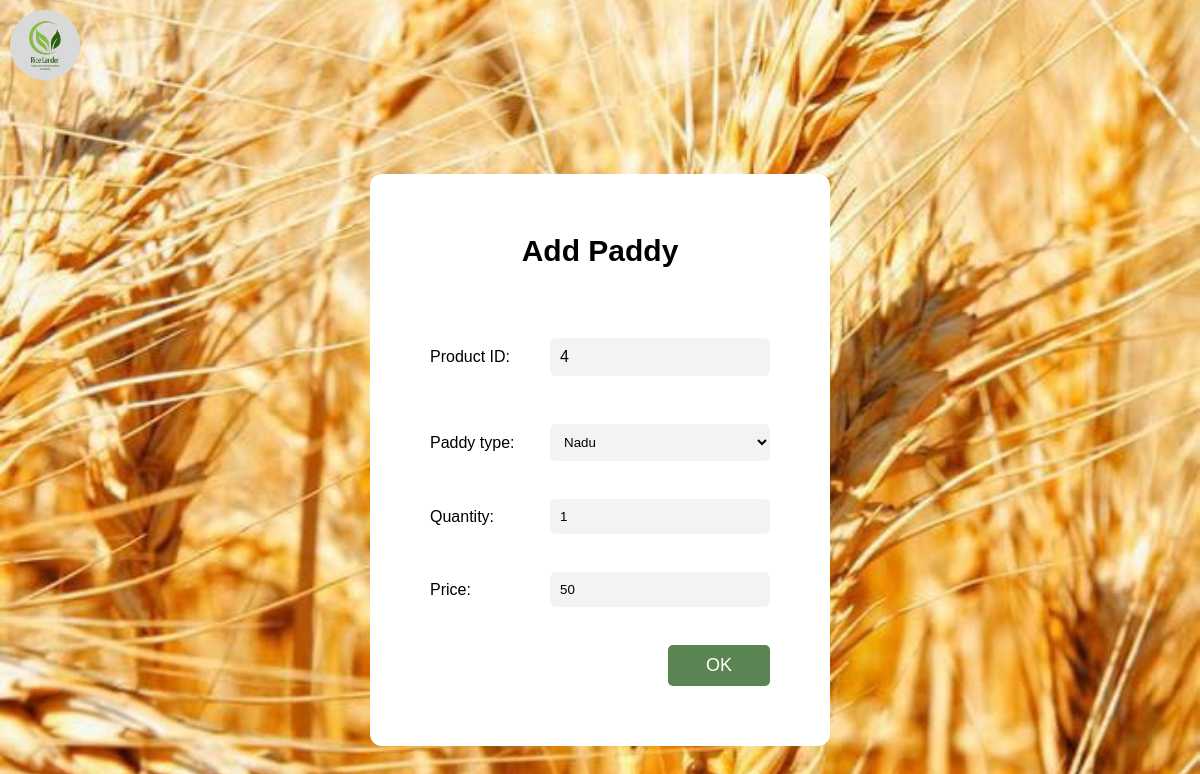
Screenshot of /isp/php/update_paddy_info.php?id=4 with the database file from the repository.
### tables this page shows
CREATE TABLE `products_c` (
  `id` int(100) NOT NULL,
  `Paddy_Type` varchar(100) NOT NULL,
  `Quantity` int(100) NOT NULL,
  `Price` int(100) NOT NULL,
  `product_id` varchar(100) NOT NULL
);

### isp/php/update_paddy_info.php (the view, shortened to what this page needs)
<?php
    include "config.php";
?>
<?php
	$id = $_GET['id'];
	$selected_data = "SELECT *  FROM products_c WHERE id='$id'";
	$all_selected = mysqli_query($connection, $selected_data);
	if ($all_selected)
	{
	    $row = mysqli_fetch_assoc($all_selected);
	}
	else
	{
	    die(mysqli_error($connection));
	}
?>
<!DOCTYPE html>
<html lang="en">
<head>
    <link rel="stylesheet" href="../css/styles.css">
</head>
<body>
    <img src="../img/ricelandernew.png" alt="Background Image" class="background-img">
    <div class="container">
        <div class="content">
            <div id="form_container">
                <form method="post" action="#" id="add_padding_form">
                    <h2>Add Paddy</h2>
                    <div id="pid_div"  style=" display: flex; align-items: center; margin-bottom: 10px; flex-direction: column; align-items: flex-end;">
                        <div style="display:flex;flex-direction: row;align-items: center;">
                            <label for="p_id">Product ID:</label>
                            <input type="text" id="p_id" name="product_id" oninput="validateProductType()" value="<?php echo $row['product_id']; ?>">
                        </div>
                    </div>
                    <br>
                    <div id="type_div">
                        <div style="display:flex;flex-direction: row;align-items: center;">
                            <label for="p_type">Paddy type:</label>
                            <select type="text" id="p_type" name="Paddy_Type"  value="<?php echo $row['Paddy_Type']; ?>" style=" background-color: #f3f3f3; border: none !important; border-radius: 6px; padding: 10px; width: 220px;" required>
                                <option value="Nadu" <?php if ($row['Paddy_Type'] == 'Nadu') echo 'selected'; ?>>Nadu</option>
                            </select>
                        </div>
                    </div>
                    <br>
                    <div id="quantity_div" style=" display: flex; align-items: flex-end; margin-bottom: 10px; flex-direction: column;">
                        <div style="display:flex;flex-direction: row;align-items: center;">
                            <label for="Quan">Quantity:</label>
                            <input min="0" type="number" id="Quan" name="Quantity" oninput="validateQuantity()" value="<?php echo $row['Quantity']; ?>" required placeholder="kg">
                        </div>
                    </div>
                    <br>
                    <div id="price_div">
                        <div style="display:flex;flex-direction: row;align-items: center;">
                            <label for="pric">Price:</label>
                            <input min="0" type="number" id="pric" name="Price"  value="<?php echo $row['Price']; ?>" required placeholder="Rs.">
                        </div>
                    </div>
                    <br>
                    <button type="submit" class="ok-button" name="paddy_details_update">OK</button>
                </form>
            </div>
        </div>
    </div>
</body>
</html>

### isp/css/styles.css (style rules this page uses)
body { margin: 0; padding: 0; font-family: 'Arial', sans-serif; background: url('../img/paddy.jpg') no-repeat center center fixed; background-size: cover; height: 100vh; position: relative; }
h2 { margin-bottom: 20px; color: #000; font-size: 30px; }
input[type="email"], input[type="password"],input[type="text"] { width: 100%; padding: 10px; margin: 10px 0; border: none; border-radius: 5px; font-size: 16px; }
button { width: 30%; padding: 10px; background-color: #5A8451; border: none; border-radius: 5px; color: white; font-size: 18px; cursor: pointer; }
.background-img { width: 70px; height: 70px; padding: 10px; }
.container { padding-top: 80px; text-align: center; }
.content { text-align: center; }
#form_container { display: flex; position: relative; flex-direction: column; align-content: center; flex-wrap: nowrap; align-items: center; }
#add_padding_form { background-color: #ffffff; padding: 60px; display: flex; flex-direction: column; align-items: flex-end; border-radius: 12px; }
#form_container h2 { margin-top: 0 !important; margin-bottom: 60px; text-align: center; width: 100%; }
#add_padding_form div { display: flex; align-items: flex-end; margin-bottom: 10px; flex-direction: column; }
#add_padding_form label { display: inline-block; width: 120px; text-align: left; }
#add_padding_form input { background-color: #f3f3f3; border: none !important; border-radius: 6px; padding: 10px; width: 200px; }

### rows the page displays
products_c: product_id "4", Paddy_Type "Nadu", Quantity "1", Price "50"
